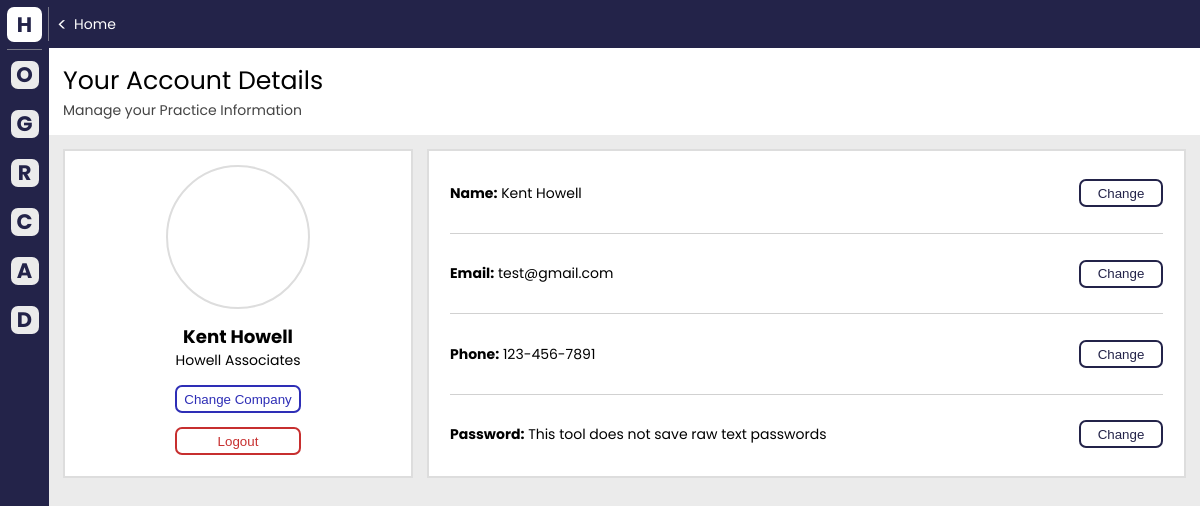
Page /account_information/ (signed in) on the committed database.
### cs_app/models.py (models this page shows)
class User(AbstractUser):
    phone_number = models.CharField(max_length=15, blank=True, null=True)
    company = models.CharField(max_length=100, blank=True, null=True)

### cs_app/views/account_information_views.py (the view)
# urls.py: path('account_information/', account_information_views.account_information_view, name='account_information'),
@login_required
def account_information_view(request):
    menu_status = None
    additional_info = request.GET.get("additionalInfo", None)
    if additional_info:
        try:
            decoded_info = json.loads(additional_info)
            menu_status = decoded_info.get("menu_status")
        except (ValueError, TypeError):
            menu_status = None
    user = request.user
    context = {
        "user": user,
        "menu_status": menu_status,
    }
    return render(request, "subpages/account_information.html", context)

### cs_app/templates/subpages/account_information.html (shortened to what this page needs)
{% extends "one_page.html" %}
{% load static %}
{% block sub_css %}
<link rel="stylesheet" href="{% static 'css/sub_styles/account_information_style.css' %}" />
{% endblock %}
{% block content %}
<div class="main-container flex-col">
    <div class="header">
        <h3>Your Account Details</h3>
        <h4>Manage your Practice Information</h4>
    </div>
    <div id="card-holder">
        <div id="profile-picture-card" class="flex-col">
            <div id="profile-picture"></div>
            <p><b>Kent Howell</b></p>
            <p>
                {% if user.company %}
                    {{ user.company }}
                {% else %}
                     No Company Listed
                {% endif %}
            </p>
            <div id="company"><button class="toggleButton">Change Company</button></div><button onclick="redirectTo('/logout/')">Logout</button>
        </div>
        <div id="account-info" class="flex-col">
            <div id="name">
                <p><b>Name:</b id="name_text"> {{ user.first_name }} {{user.last_name }}</p>
                <button class="toggleButton">Change</button>
            </div>
            <div class="seperator-h"></div>
            <div id="email">
                <p><b>Email:</b id="email_text"> {{ user.email }}</p>
                <button class="toggleButton">Change</button>
            </div>
            <div class="seperator-h"></div>
            <div id="phone">
                <p><b>Phone:</b>
                    {% if user.phone_number %}
                        {{ user.phone_number }}
                    {% else %}
                         No Phone Number Listed
                    {% endif %}
                </p>
                <button class="toggleButton">Change</button>
            </div>
            <div class="seperator-h"></div>
            <div id="password">
                <p><b>Password:</b> This tool does not save raw text passwords</p>
                <button class="toggleButton">Change</button>
            </div>
        </div>
    </div>
</div>
{% endblock %}

### cs_app/static/css/one_page_style.css (style rules this page uses)
:root { --sm-gap: 0.5rem; --md-gap: 1rem; --lg-gap: 2rem; --primary-blue: rgb(35, 35, 73); --primary-grey: rgb(235, 235, 235); font-size: 16px; }
@media (max-width: 1500px) { :root { font-size: 14px; } }
* { margin: 0px; padding: 0px; }
.flex-col { display: flex; flex-direction: column; }
.seperator-h { width: calc(100% - 1rem); height: 1px; margin: 0rem 0rem 0rem var(--sm-gap); background-color: rgba(180, 180, 180, 0.603); }
.main-container { width: 100%; height: 95%; background-color: rgb(235, 235, 235); }
.main-container p, .main-container h3, .main-container h4 { cursor: default; }
.header { width: 100%; background-color: white; }
.header > h3 { margin: 1rem 1rem 0rem 1rem; font-size: 1.8rem; font-weight: normal; }
.header > h4 { margin: 0rem 1rem 1rem 1rem; color: rgb(68, 68, 68); font-size: 1rem; font-weight: normal; }

### cs_app/static/css/common_style.css (style rules this page uses)
body { background: white; height: 100vh; }
html { font-family: "Poppins", sans-serif; }

### cs_app/static/css/sub_styles/account_information_style.css (style rules this page uses)
:root { --sm-gap: 0.5rem; --md-gap: 1rem; --lg-gap: 2rem; --primary-blue: rgb(35, 35, 73); --primary-grey: rgb(235, 235, 235); }
button { cursor: pointer; }
#card-holder { width: 100%; height: 100%; display: flex; }
#profile-picture-card { width: 25rem; height: 23.5rem; margin: 1rem 0rem 0rem 1rem; padding: var(--md-gap); box-sizing: border-box; background-color: white; border: 2px solid rgb(221, 221, 221); align-items: center; }
#profile-picture { width: 10rem; height: 10rem; background-color: white; border-radius: 50%; border: 2px solid rgb(221, 221, 221); }
#profile-picture-card > p:first-of-type { margin: var(--md-gap) 0rem 0rem 0rem; font-size: 1.3rem; }
#profile-picture-card > p:nth-of-type(2) { margin: 0rem 0rem 1rem 0rem; font-size: 1rem; }
#profile-picture-card button { width: 9rem; height: 2rem; background-color: white; border-radius: 0.5rem; }
#profile-picture-card > div > button { margin-bottom: 1rem; color: rgb(46, 46, 182); border: 2px solid rgb(46, 46, 182); }
#profile-picture-card > button { color: rgb(199, 47, 47); border: 2px solid rgb(199, 47, 47); }
#account-info { width: calc(100% - 28rem); height: 23.5rem; margin: 1rem 0rem 0rem 1rem; padding: var(--lg-gap) var(--md-gap); box-sizing: border-box; background-color: white; border: 2px solid rgb(221, 221, 221); justify-content: space-between; }
#account-info > div { margin-left: 0.5rem; display: flex; justify-content: space-between; align-items: center; }
#account-info > div > button { width: 6rem; height: 2rem; margin-right: 0.5rem; background-color: white; color: rgb(35, 35, 73); border-radius: 0.5rem; border: 2px solid rgb(35, 35, 73); cursor: pointer; }

### rows in the picture
User: company "Howell Associates", first_name "Kent", last_name "Howell", email "test@gmail.com", phone_number "123-456-7891"
